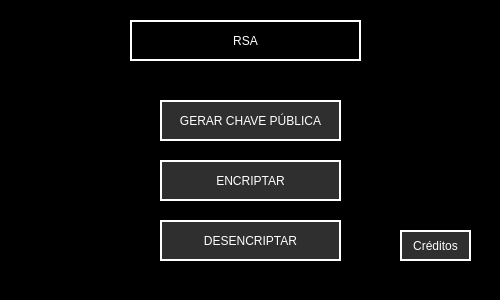
<?xml version="1.0" encoding="UTF-8"?>
<ui version="4.0">
 <class>menu</class>
 <widget class="QDialog" name="menu">
  <property name="geometry">
   <rect>
    <x>0</x>
    <y>0</y>
    <width>500</width>
    <height>300</height>
   </rect>
  </property>
  <property name="maximumSize">
   <size>
    <width>500</width>
    <height>350</height>
   </size>
  </property>
  <property name="windowTitle">
   <string>Menu</string>
  </property>
  <property name="styleSheet">
   <string notr="true">background-color: rgb(0, 0, 0);
color: rgb(255, 255, 255);</string>
  </property>
  <widget class="QLabel" name="label">
   <property name="geometry">
    <rect>
     <x>130</x>
     <y>20</y>
     <width>231</width>
     <height>41</height>
    </rect>
   </property>
   <property name="styleSheet">
    <string notr="true">font: 20pt &quot;Nimbus Sans [UKWN]&quot;;
border: 2px solid white;</string>
   </property>
   <property name="text">
    <string>RSA</string>
   </property>
   <property name="alignment">
    <set>Qt::AlignCenter</set>
   </property>
  </widget>
  <widget class="QLabel" name="ufal">
   <property name="geometry">
    <rect>
     <x>10</x>
     <y>10</y>
     <width>101</width>
     <height>91</height>
    </rect>
   </property>
   <property name="text">
    <string/>
   </property>
   <property name="pixmap">
    <pixmap>../../Downloads/ufal-sigla-branca-fundo-transparente.png</pixmap>
   </property>
   <property name="scaledContents">
    <bool>true</bool>
   </property>
  </widget>
  <widget class="QLabel" name="ic">
   <property name="geometry">
    <rect>
     <x>390</x>
     <y>20</y>
     <width>71</width>
     <height>61</height>
    </rect>
   </property>
   <property name="text">
    <string/>
   </property>
   <property name="pixmap">
    <pixmap>../../Downloads/logo-ic (1).png</pixmap>
   </property>
   <property name="scaledContents">
    <bool>true</bool>
   </property>
  </widget>
  <widget class="QPushButton" name="chave">
   <property name="geometry">
    <rect>
     <x>160</x>
     <y>100</y>
     <width>181</width>
     <height>41</height>
    </rect>
   </property>
   <property name="styleSheet">
    <string notr="true">font: 10pt &quot;Nimbus Sans [UKWN]&quot;;
background-color: rgb(47, 47, 47);
border: 2px solid white;</string>
   </property>
   <property name="text">
    <string>GERAR CHAVE PÚBLICA</string>
   </property>
  </widget>
  <widget class="QPushButton" name="encripta">
   <property name="geometry">
    <rect>
     <x>160</x>
     <y>160</y>
     <width>181</width>
     <height>41</height>
    </rect>
   </property>
   <property name="styleSheet">
    <string notr="true">font: 10pt &quot;Nimbus Sans [UKWN]&quot;;
background-color: rgb(47, 47, 47);
border: 2px solid white;</string>
   </property>
   <property name="text">
    <string>ENCRIPTAR</string>
   </property>
  </widget>
  <widget class="QPushButton" name="desenc">
   <property name="geometry">
    <rect>
     <x>160</x>
     <y>220</y>
     <width>181</width>
     <height>41</height>
    </rect>
   </property>
   <property name="styleSheet">
    <string notr="true">font: 10pt &quot;Nimbus Sans [UKWN]&quot;;
background-color: rgb(47, 47, 47);
border: 2px solid white;</string>
   </property>
   <property name="text">
    <string>DESENCRIPTAR</string>
   </property>
  </widget>
  <widget class="QPushButton" name="desenc_2">
   <property name="geometry">
    <rect>
     <x>400</x>
     <y>230</y>
     <width>71</width>
     <height>31</height>
    </rect>
   </property>
   <property name="styleSheet">
    <string notr="true">font: 10pt &quot;Nimbus Sans [UKWN]&quot;;
background-color: rgb(47, 47, 47);
border: 2px solid white;</string>
   </property>
   <property name="text">
    <string>Créditos</string>
   </property>
  </widget>
 </widget>
 <resources/>
 <connections/>
</ui>
